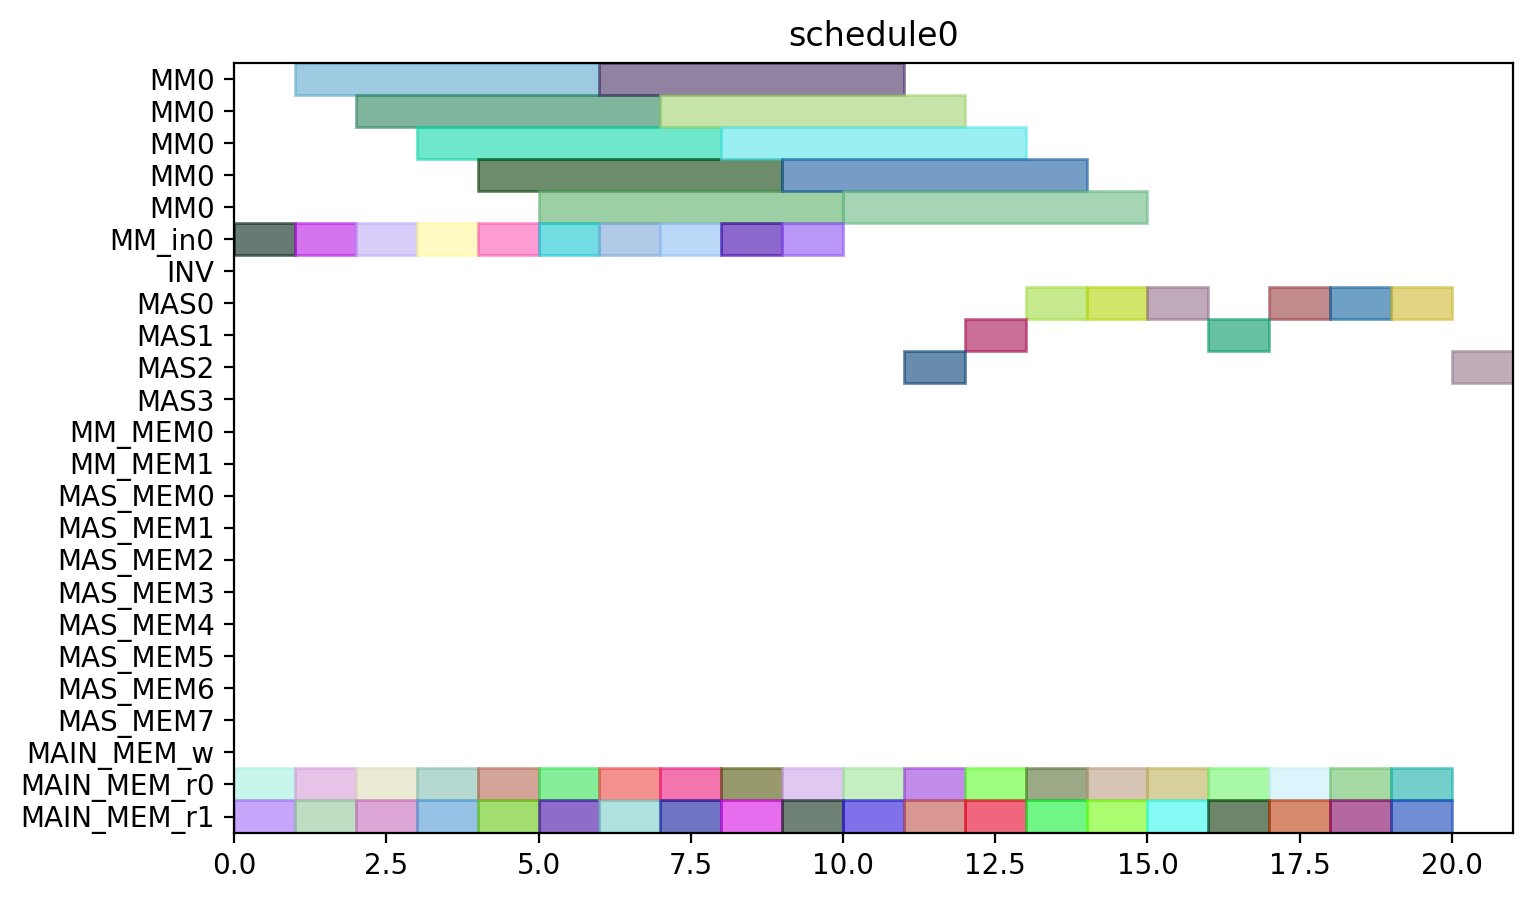

Recreate this plot in Python.
from pyschedule import Scenario, solvers, plotters, alt


def solve():
	horizon = 90
	S = Scenario("schedule0", horizon=horizon)

	# resource
	MM = S.Resources('MM', num=1, size=5)
	MM_in = S.Resources('MM_in', num=1)
	INV = S.Resource('INV')
	MAS = S.Resources('MAS', num=4, size=1, periods=range(1, horizon))
	MM_MEM = S.Resources('MM_MEM', num=2)
	MAS_MEM = S.Resources('MAS_MEM', num=8)
	MAIN_MEM_w = S.Resource('MAIN_MEM_w', size=1)
	MAIN_MEM_r = S.Resources('MAIN_MEM_r', num=2)

	# result of previous scheduling

	# new tasks
	c10_t0_in = S.Task('c10_t0_in', length=1, delay_cost=1)
	c10_t0_in += alt(MM_in)
	c10_t0 = S.Task('c10_t0', length=5, delay_cost=1)
	c10_t0 += alt(MM)
	S += c10_t0>=c10_t0_in

	c10_t0_mem0 = S.Task('c10_t0_mem0', length=1, delay_cost=1)
	c10_t0_mem0 += MAIN_MEM_r[0]
	S += c10_t0_mem0 <= c10_t0

	c10_t0_mem1 = S.Task('c10_t0_mem1', length=1, delay_cost=1)
	c10_t0_mem1 += MAIN_MEM_r[1]
	S += c10_t0_mem1 <= c10_t0

	c10_t1_in = S.Task('c10_t1_in', length=1, delay_cost=1)
	c10_t1_in += alt(MM_in)
	c10_t1 = S.Task('c10_t1', length=5, delay_cost=1)
	c10_t1 += alt(MM)
	S += c10_t1>=c10_t1_in

	c10_t1_mem0 = S.Task('c10_t1_mem0', length=1, delay_cost=1)
	c10_t1_mem0 += MAIN_MEM_r[0]
	S += c10_t1_mem0 <= c10_t1

	c10_t1_mem1 = S.Task('c10_t1_mem1', length=1, delay_cost=1)
	c10_t1_mem1 += MAIN_MEM_r[1]
	S += c10_t1_mem1 <= c10_t1

	c10_t2 = S.Task('c10_t2', length=1, delay_cost=1)
	c10_t2 += alt(MAS)

	c10_t2_mem0 = S.Task('c10_t2_mem0', length=1, delay_cost=1)
	c10_t2_mem0 += MAIN_MEM_r[0]
	S += c10_t2_mem0 <= c10_t2

	c10_t2_mem1 = S.Task('c10_t2_mem1', length=1, delay_cost=1)
	c10_t2_mem1 += MAIN_MEM_r[1]
	S += c10_t2_mem1 <= c10_t2

	c10_t3 = S.Task('c10_t3', length=1, delay_cost=1)
	c10_t3 += alt(MAS)

	c10_t3_mem0 = S.Task('c10_t3_mem0', length=1, delay_cost=1)
	c10_t3_mem0 += MAIN_MEM_r[0]
	S += c10_t3_mem0 <= c10_t3

	c10_t3_mem1 = S.Task('c10_t3_mem1', length=1, delay_cost=1)
	c10_t3_mem1 += MAIN_MEM_r[1]
	S += c10_t3_mem1 <= c10_t3

	c20_t0_in = S.Task('c20_t0_in', length=1, delay_cost=1)
	c20_t0_in += alt(MM_in)
	c20_t0 = S.Task('c20_t0', length=5, delay_cost=1)
	c20_t0 += alt(MM)
	S += c20_t0>=c20_t0_in

	c20_t0_mem0 = S.Task('c20_t0_mem0', length=1, delay_cost=1)
	c20_t0_mem0 += MAIN_MEM_r[0]
	S += c20_t0_mem0 <= c20_t0

	c20_t0_mem1 = S.Task('c20_t0_mem1', length=1, delay_cost=1)
	c20_t0_mem1 += MAIN_MEM_r[1]
	S += c20_t0_mem1 <= c20_t0

	c20_t1_in = S.Task('c20_t1_in', length=1, delay_cost=1)
	c20_t1_in += alt(MM_in)
	c20_t1 = S.Task('c20_t1', length=5, delay_cost=1)
	c20_t1 += alt(MM)
	S += c20_t1>=c20_t1_in

	c20_t1_mem0 = S.Task('c20_t1_mem0', length=1, delay_cost=1)
	c20_t1_mem0 += MAIN_MEM_r[0]
	S += c20_t1_mem0 <= c20_t1

	c20_t1_mem1 = S.Task('c20_t1_mem1', length=1, delay_cost=1)
	c20_t1_mem1 += MAIN_MEM_r[1]
	S += c20_t1_mem1 <= c20_t1

	c20_t2 = S.Task('c20_t2', length=1, delay_cost=1)
	c20_t2 += alt(MAS)

	c20_t2_mem0 = S.Task('c20_t2_mem0', length=1, delay_cost=1)
	c20_t2_mem0 += MAIN_MEM_r[0]
	S += c20_t2_mem0 <= c20_t2

	c20_t2_mem1 = S.Task('c20_t2_mem1', length=1, delay_cost=1)
	c20_t2_mem1 += MAIN_MEM_r[1]
	S += c20_t2_mem1 <= c20_t2

	c20_t3 = S.Task('c20_t3', length=1, delay_cost=1)
	c20_t3 += alt(MAS)

	c20_t3_mem0 = S.Task('c20_t3_mem0', length=1, delay_cost=1)
	c20_t3_mem0 += MAIN_MEM_r[0]
	S += c20_t3_mem0 <= c20_t3

	c20_t3_mem1 = S.Task('c20_t3_mem1', length=1, delay_cost=1)
	c20_t3_mem1 += MAIN_MEM_r[1]
	S += c20_t3_mem1 <= c20_t3

	c01_t0_in = S.Task('c01_t0_in', length=1, delay_cost=1)
	c01_t0_in += alt(MM_in)
	c01_t0 = S.Task('c01_t0', length=5, delay_cost=1)
	c01_t0 += alt(MM)
	S += c01_t0>=c01_t0_in

	c01_t0_mem0 = S.Task('c01_t0_mem0', length=1, delay_cost=1)
	c01_t0_mem0 += MAIN_MEM_r[0]
	S += c01_t0_mem0 <= c01_t0

	c01_t0_mem1 = S.Task('c01_t0_mem1', length=1, delay_cost=1)
	c01_t0_mem1 += MAIN_MEM_r[1]
	S += c01_t0_mem1 <= c01_t0

	c01_t1_in = S.Task('c01_t1_in', length=1, delay_cost=1)
	c01_t1_in += alt(MM_in)
	c01_t1 = S.Task('c01_t1', length=5, delay_cost=1)
	c01_t1 += alt(MM)
	S += c01_t1>=c01_t1_in

	c01_t1_mem0 = S.Task('c01_t1_mem0', length=1, delay_cost=1)
	c01_t1_mem0 += MAIN_MEM_r[0]
	S += c01_t1_mem0 <= c01_t1

	c01_t1_mem1 = S.Task('c01_t1_mem1', length=1, delay_cost=1)
	c01_t1_mem1 += MAIN_MEM_r[1]
	S += c01_t1_mem1 <= c01_t1

	c01_t2 = S.Task('c01_t2', length=1, delay_cost=1)
	c01_t2 += alt(MAS)

	c01_t2_mem0 = S.Task('c01_t2_mem0', length=1, delay_cost=1)
	c01_t2_mem0 += MAIN_MEM_r[0]
	S += c01_t2_mem0 <= c01_t2

	c01_t2_mem1 = S.Task('c01_t2_mem1', length=1, delay_cost=1)
	c01_t2_mem1 += MAIN_MEM_r[1]
	S += c01_t2_mem1 <= c01_t2

	c01_t3 = S.Task('c01_t3', length=1, delay_cost=1)
	c01_t3 += alt(MAS)

	c01_t3_mem0 = S.Task('c01_t3_mem0', length=1, delay_cost=1)
	c01_t3_mem0 += MAIN_MEM_r[0]
	S += c01_t3_mem0 <= c01_t3

	c01_t3_mem1 = S.Task('c01_t3_mem1', length=1, delay_cost=1)
	c01_t3_mem1 += MAIN_MEM_r[1]
	S += c01_t3_mem1 <= c01_t3

	c11_t0_in = S.Task('c11_t0_in', length=1, delay_cost=1)
	c11_t0_in += alt(MM_in)
	c11_t0 = S.Task('c11_t0', length=5, delay_cost=1)
	c11_t0 += alt(MM)
	S += c11_t0>=c11_t0_in

	c11_t0_mem0 = S.Task('c11_t0_mem0', length=1, delay_cost=1)
	c11_t0_mem0 += MAIN_MEM_r[0]
	S += c11_t0_mem0 <= c11_t0

	c11_t0_mem1 = S.Task('c11_t0_mem1', length=1, delay_cost=1)
	c11_t0_mem1 += MAIN_MEM_r[1]
	S += c11_t0_mem1 <= c11_t0

	c11_t1_in = S.Task('c11_t1_in', length=1, delay_cost=1)
	c11_t1_in += alt(MM_in)
	c11_t1 = S.Task('c11_t1', length=5, delay_cost=1)
	c11_t1 += alt(MM)
	S += c11_t1>=c11_t1_in

	c11_t1_mem0 = S.Task('c11_t1_mem0', length=1, delay_cost=1)
	c11_t1_mem0 += MAIN_MEM_r[0]
	S += c11_t1_mem0 <= c11_t1

	c11_t1_mem1 = S.Task('c11_t1_mem1', length=1, delay_cost=1)
	c11_t1_mem1 += MAIN_MEM_r[1]
	S += c11_t1_mem1 <= c11_t1

	c11_t2 = S.Task('c11_t2', length=1, delay_cost=1)
	c11_t2 += alt(MAS)

	c11_t2_mem0 = S.Task('c11_t2_mem0', length=1, delay_cost=1)
	c11_t2_mem0 += MAIN_MEM_r[0]
	S += c11_t2_mem0 <= c11_t2

	c11_t2_mem1 = S.Task('c11_t2_mem1', length=1, delay_cost=1)
	c11_t2_mem1 += MAIN_MEM_r[1]
	S += c11_t2_mem1 <= c11_t2

	c11_t3 = S.Task('c11_t3', length=1, delay_cost=1)
	c11_t3 += alt(MAS)

	c11_t3_mem0 = S.Task('c11_t3_mem0', length=1, delay_cost=1)
	c11_t3_mem0 += MAIN_MEM_r[0]
	S += c11_t3_mem0 <= c11_t3

	c11_t3_mem1 = S.Task('c11_t3_mem1', length=1, delay_cost=1)
	c11_t3_mem1 += MAIN_MEM_r[1]
	S += c11_t3_mem1 <= c11_t3

	c21_t0_in = S.Task('c21_t0_in', length=1, delay_cost=1)
	c21_t0_in += alt(MM_in)
	c21_t0 = S.Task('c21_t0', length=5, delay_cost=1)
	c21_t0 += alt(MM)
	S += c21_t0>=c21_t0_in

	c21_t0_mem0 = S.Task('c21_t0_mem0', length=1, delay_cost=1)
	c21_t0_mem0 += MAIN_MEM_r[0]
	S += c21_t0_mem0 <= c21_t0

	c21_t0_mem1 = S.Task('c21_t0_mem1', length=1, delay_cost=1)
	c21_t0_mem1 += MAIN_MEM_r[1]
	S += c21_t0_mem1 <= c21_t0

	c21_t1_in = S.Task('c21_t1_in', length=1, delay_cost=1)
	c21_t1_in += alt(MM_in)
	c21_t1 = S.Task('c21_t1', length=5, delay_cost=1)
	c21_t1 += alt(MM)
	S += c21_t1>=c21_t1_in

	c21_t1_mem0 = S.Task('c21_t1_mem0', length=1, delay_cost=1)
	c21_t1_mem0 += MAIN_MEM_r[0]
	S += c21_t1_mem0 <= c21_t1

	c21_t1_mem1 = S.Task('c21_t1_mem1', length=1, delay_cost=1)
	c21_t1_mem1 += MAIN_MEM_r[1]
	S += c21_t1_mem1 <= c21_t1

	c21_t2 = S.Task('c21_t2', length=1, delay_cost=1)
	c21_t2 += alt(MAS)

	c21_t2_mem0 = S.Task('c21_t2_mem0', length=1, delay_cost=1)
	c21_t2_mem0 += MAIN_MEM_r[0]
	S += c21_t2_mem0 <= c21_t2

	c21_t2_mem1 = S.Task('c21_t2_mem1', length=1, delay_cost=1)
	c21_t2_mem1 += MAIN_MEM_r[1]
	S += c21_t2_mem1 <= c21_t2

	c21_t3 = S.Task('c21_t3', length=1, delay_cost=1)
	c21_t3 += alt(MAS)

	c21_t3_mem0 = S.Task('c21_t3_mem0', length=1, delay_cost=1)
	c21_t3_mem0 += MAIN_MEM_r[0]
	S += c21_t3_mem0 <= c21_t3

	c21_t3_mem1 = S.Task('c21_t3_mem1', length=1, delay_cost=1)
	c21_t3_mem1 += MAIN_MEM_r[1]
	S += c21_t3_mem1 <= c21_t3

	solvers.mip.solve(S,msg=1,kind='CPLEX',ratio_gap=1.01)

	solution = [['hoge']*len(S.solution()[1]) for i in range(len(S.solution()))]
	for i in range(len(S.solution())):
		for j in range(len(S.solution()[i])):
			solution[i][j]=str(S.solution()[i][j])
	print(solution)

	cycles = int(solution[-1][3])

	pic_file_name = "/home/mfukuda/ABE/python/multiRAM_multiMAS/scheduling_result/stage5MM1_stage1MAS4/FROB/schedule0.png"
	if(S.solution() != []):
		plotters.matplotlib.plot(S,img_filename=pic_file_name, show_task_labels=False, fig_size=(cycles*0.25+3, 5))

	return solution
